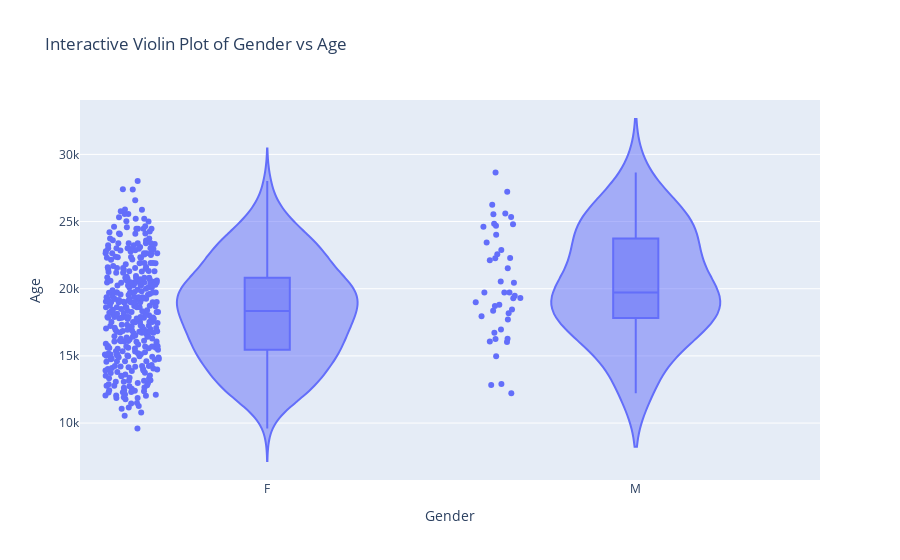

This figure's notebook cell:
### Code cell
vio_gender_age_cirro = px.violin(df_cirrohsis, x='Gender', y='Age', box=True, points='all',
                           labels={'Gender':'Gender', 'Age':'Age'},
                           title="Interactive Violin Plot of Gender vs Age")
vio_gender_age_cirro.show()

### Figure 1 — Plotly figure (JSON) as saved in the notebook; plotly's stock layout.template omitted (floating-point values rounded to 4 significant figures; data arrays with more than 128 entries replaced by an {"elided": "..."} marker saying what was removed)
{"data": [{"alignmentgroup": "True", "box": {"visible": true}, "hovertemplate": "Gender=%{x}<br>Age=%{y}<extra></extra>", "legendgroup": "", "marker": {"color": "#636efa"}, "name": "", "offsetgroup": "", "orientation": "v", "points": "all", "scalegroup": "True", "showlegend": false, "type": "violin", "x": {"elided": "418 str values"}, "x0": " ", "xaxis": "x", "y": {"elided": "418 int values"}, "y0": " ", "yaxis": "y"}], "layout": {"legend": {"tracegroupgap": 0}, "title": {"text": "Interactive Violin Plot of Gender vs Age"}, "violinmode": "group", "xaxis": {"anchor": "y", "domain": [0, 1], "title": {"text": "Gender"}}, "yaxis": {"anchor": "x", "domain": [0, 1], "title": {"text": "Age"}}}}
